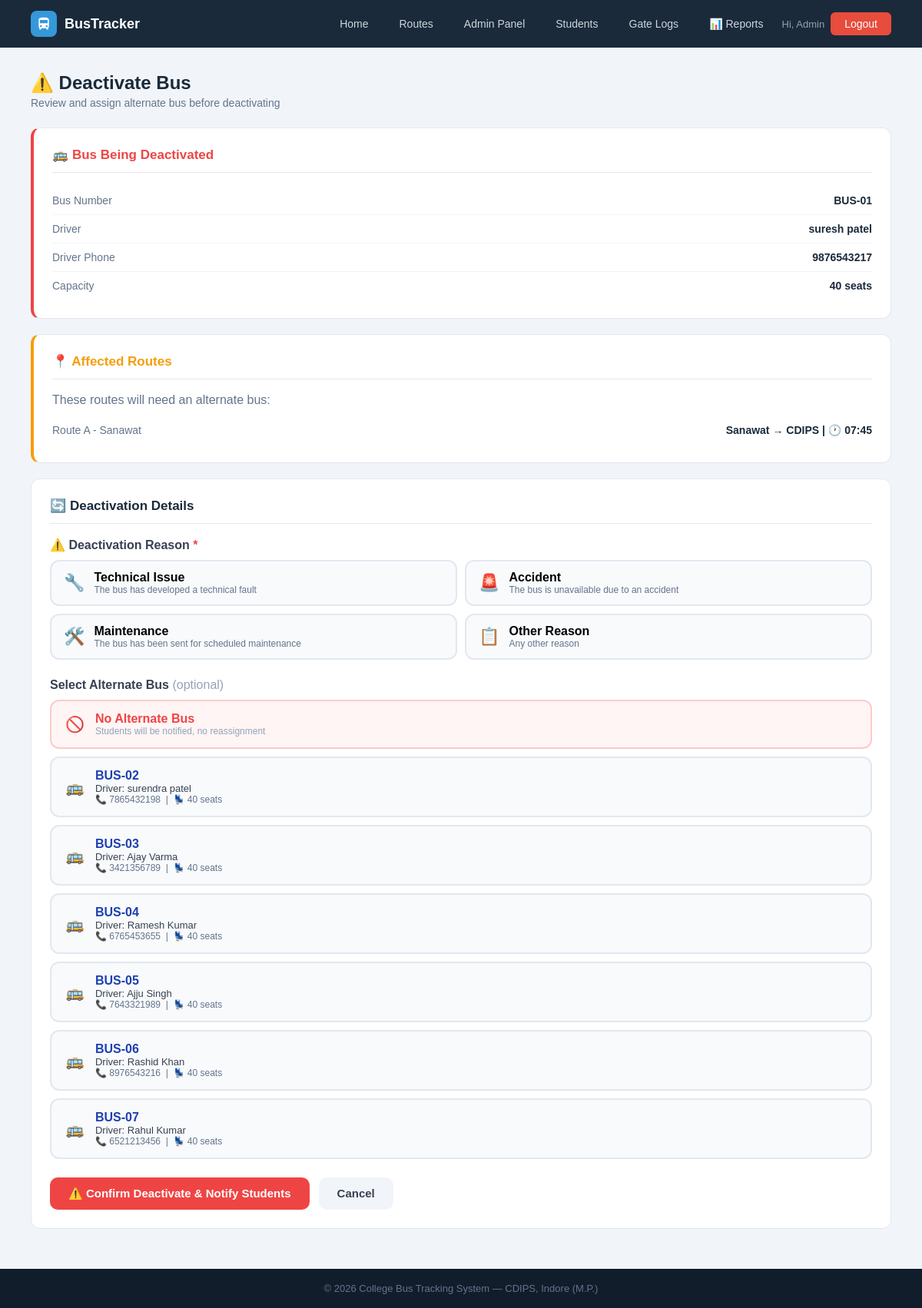
/admin/bus-status/20/inactive (signed in), run on the app's committed database.
### tables this page shows
CREATE TABLE buses (
        id INTEGER PRIMARY KEY AUTOINCREMENT,
        bus_number TEXT UNIQUE NOT NULL, driver_name TEXT NOT NULL,
        driver_phone TEXT, capacity INTEGER DEFAULT 40,
        status TEXT DEFAULT 'active',
        current_lat REAL DEFAULT 22.7196, current_lng REAL DEFAULT 75.8577, driver_address TEXT);

CREATE TABLE routes (
        id INTEGER PRIMARY KEY AUTOINCREMENT,
        route_name TEXT NOT NULL, bus_id INTEGER,
        start_point TEXT, end_point TEXT,
        departure_time TEXT, arrival_time TEXT, stops TEXT, original_bus_id INTEGER,
        FOREIGN KEY(bus_id) REFERENCES buses(id));

### app.py (the view, shortened to what this page needs)
@app.route('/admin/bus-status/<int:bid>/<status>', methods=['GET','POST'])
@admin_required
def bus_status(bid, status):
    db = get_db()
    bus = db.execute("SELECT * FROM buses WHERE id=?", (bid,)).fetchone()
    if not bus:
        flash('Bus not found.', 'error')
        db.close()
        return redirect(url_for('admin_dashboard'))
    if status == 'inactive':
        if request.method == 'GET':
            affected_routes = db.execute(
                "SELECT * FROM routes WHERE bus_id=?", (bid,)
            ).fetchall()
            active_buses = db.execute(
                "SELECT * FROM buses WHERE status='active' AND id!=?", (bid,)
            ).fetchall()
            db.close()
            return render_template(
                'deactivate_confirm.html',
                bus=bus,
                affected_routes=affected_routes,
                active_buses=active_buses
            )
    return redirect(url_for('admin_dashboard')+'#buses')

### app.py (called while the page is built, shortened)
def get_db():
    conn = sqlite3.connect(DB)
    conn.row_factory = sqlite3.Row
    return conn

def admin_required(f):
    @wraps(f)
    def dec(*a, **kw):
        if 'admin' not in session:
            flash('Admin access required.', 'error')
            return redirect(url_for('admin_login'))
        return f(*a, **kw)
    return dec

@app.context_processor
def inject_notifications():
    return dict(notifications=[], unread_count=0)

### templates/deactivate_confirm.html (shortened to what this page needs)
{% extends "base.html" %}
{% block content %}
<div class="page">
    <div class="page-header">
        <h1>⚠️ Deactivate Bus</h1>
        <p>Review and assign alternate bus before deactivating</p>
    </div>
    <div class="panel" style="border-left: 4px solid #ef4444;">
        <h2 style="color:#ef4444;">🚌 Bus Being Deactivated</h2>
        <div class="info-row"><span class="key">Bus Number</span><span class="val"><b>{{ bus.bus_number }}</b></span></div>
        <div class="info-row"><span class="key">Driver</span><span class="val">{{ bus.driver_name }}</span></div>
        <div class="info-row"><span class="key">Driver Phone</span><span class="val">{{ bus.driver_phone or 'N/A' }}</span></div>
        <div class="info-row"><span class="key">Capacity</span><span class="val">{{ bus.capacity }} seats</span></div>
    </div>
    {% if affected_routes %}
    <div class="panel" style="border-left: 4px solid #f59e0b;">
        <h2 style="color:#f59e0b;">📍 Affected Routes</h2>
        <p style="color:#64748b;margin-bottom:12px;">These routes will need an alternate bus:</p>
        {% for r in affected_routes %}
        <div class="info-row">
            <span class="key">{{ r.route_name }}</span>
            <span class="val">{{ r.start_point }} → {{ r.end_point }} | 🕐 {{ r.departure_time }}</span>
        </div>
        {% endfor %}
    </div>
    {% else %}
    <div class="panel">
        <p style="color:#64748b;text-align:center;padding:16px;">No routes currently assigned to this bus.</p>
    </div>
    {% endif %}
    <div class="panel">
        <h2>🔄 Deactivation Details</h2>
        <form method="POST" action="{{ url_for('bus_status', bid=bus.id, status='inactive') }}">
            <div style="margin-bottom:24px;">
                <label style="display:block;font-weight:600;margin-bottom:10px;color:#374151;">
                    ⚠️ Deactivation Reason <span style="color:#ef4444;">*</span>
                </label>
                <div class="reason-options">
                    <label class="reason-option">
                        <div class="reason-card">
                            <span style="font-size:22px">🔧</span>
                            <div>
                                <div style="font-weight:600;">Technical Issue</div>
                                <div style="font-size:12px;color:#64748b;">The bus has developed a technical fault</div>
                            </div>
                        </div>
                    </label>
                    <label class="reason-option">
                        <div class="reason-card">
                            <span style="font-size:22px">🚨</span>
                            <div>
                                <div style="font-weight:600;">Accident</div>
                                <div style="font-size:12px;color:#64748b;">The bus is unavailable due to an accident</div>
                            </div>
                        </div>
                    </label>
                    <label class="reason-option">
                        <div class="reason-card">
                            <span style="font-size:22px">🛠️</span>
                            <div>
                                <div style="font-weight:600;">Maintenance</div>
                                <div style="font-size:12px;color:#64748b;">The bus has been sent for scheduled maintenance</div>
                            </div>
                        </div>
                    </label>
                    <label class="reason-option">
                        <div class="reason-card">
                            <span style="font-size:22px">📋</span>
                            <div>
                                <div style="font-weight:600;">Other Reason</div>
                                <div style="font-size:12px;color:#64748b;">Any other reason</div>
                            </div>
                        </div>
                    </label>
                </div>
            </div>
            <div style="margin-bottom:20px;">
                <label style="display:block;font-weight:600;margin-bottom:10px;color:#374151;">
                    Select Alternate Bus <span style="color:#94a3b8;font-weight:400;">(optional)</span>
                </label>
                {% if active_buses %}
                <div class="alt-bus-list">
                    <label class="alt-bus-option">
                        <div class="alt-bus-card alt-bus-none">
                            <span style="font-size:20px">🚫</span>
                            <div>
                                <div style="font-weight:600;color:#ef4444;">No Alternate Bus</div>
                                <div style="font-size:12px;color:#94a3b8;">Students will be notified, no reassignment</div>
                            </div>
                        </div>
                    </label>
                    {% for b in active_buses %}
                    <label class="alt-bus-option">
                        <div class="alt-bus-card">
                            <span style="font-size:20px">🚌</span>
                            <div>
                                <div style="font-weight:600;color:#1e40af;">{{ b.bus_number }}</div>
                                <div style="font-size:13px;color:#374151;">Driver: {{ b.driver_name }}</div>
                                <div style="font-size:12px;color:#64748b;">📞 {{ b.driver_phone or 'N/A' }} &nbsp;|&nbsp; 💺 {{ b.capacity }} seats</div>
                            </div>
                        </div>
                    </label>
                    {% endfor %}
                </div>
                {% else %}
                <div style="background:#fef2f2;border:1px solid #fecaca;border-radius:10px;padding:16px;color:#dc2626;">
                    ❌ No active buses available for alternate assignment.
                </div>
                {% endif %}
            </div>
            <div style="display:flex;gap:12px;margin-top:24px;">
                <button type="submit" class="btn-deactivate-confirm"
                        onclick="return confirm('Are you sure you want to deactivate {{ bus.bus_number }}? Students will be notified.')">
                    ⚠️ Confirm Deactivate & Notify Students
                </button>
                <a href="{{ url_for('admin_dashboard') }}#buses" class="btn-cancel-deactivate">
                    Cancel
                </a>
            </div>
        </form>
    </div>
</div>
{% endblock %}

### static/css/style.css (style rules this page uses)
* { margin: 0; padding: 0; box-sizing: border-box; font-family: Arial, sans-serif; }
a { text-decoration: none; }
.page { padding: 32px 40px; background: #f1f5f9; min-height: 80vh; }
.page-header { margin-bottom: 24px; }
.page-header h1 { font-size: 24px; color: #1a2a3a; font-weight: bold; }
.page-header p { font-size: 14px; color: #64748b; margin-top: 4px; }
.panel { background: white; border-radius: 12px; border: 1px solid #e2e8f0; padding: 24px; margin-bottom: 20px; }
.panel h2 { font-size: 17px; font-weight: bold; color: #1a2a3a; margin-bottom: 18px; padding-bottom: 12px; border-bottom: 1px solid #e2e8f0; }
.info-row { display: flex; justify-content: space-between; align-items: center; padding: 10px 0; border-bottom: 1px solid #f1f5f9; font-size: 14px; }
.info-row:last-child { border-bottom: none; }
.info-row .key { color: #64748b; }
.info-row .val { font-weight: bold; color: #1a2a3a; }

### templates/deactivate_confirm.html (style rules this page uses)
.reason-options { display:grid; grid-template-columns:repeat(2,1fr); gap:10px; margin-bottom:4px; }
.reason-option { cursor:pointer; }
.reason-card { display:flex; align-items:center; gap:12px; padding:12px 16px; border:2px solid #e2e8f0; border-radius:12px; background:#f8fafc; transition:all 0.2s; cursor:pointer; height:100%; }
.alt-bus-list { display:flex; flex-direction:column; gap:10px; }
.alt-bus-option { cursor:pointer; }
.alt-bus-card { display:flex; align-items:center; gap:14px; padding:14px 18px; border:2px solid #e2e8f0; border-radius:12px; background:#f8fafc; transition:all 0.2s; cursor:pointer; }
.alt-bus-none { background:#fff5f5; border-color:#fecaca; }
.btn-deactivate-confirm { background:#ef4444; color:#fff; border:none; padding:12px 24px; border-radius:10px; font-size:15px; font-weight:600; cursor:pointer; transition:background 0.2s; }
.btn-cancel-deactivate { background:#f1f5f9; color:#374151; padding:12px 24px; border-radius:10px; font-size:15px; font-weight:600; text-decoration:none; display:inline-block; transition:background 0.2s; }

### data on the page
buses: bus_number "BUS-01", driver_name "suresh patel", driver_phone "9876543217", capacity "40"
routes: route_name "Route A - Sanawat", start_point "Sanawat", end_point "CDIPS", departure_time "07:45"
buses: bus_number "BUS-02", driver_name "surendra patel", driver_phone "7865432198", capacity "40"
buses: bus_number "BUS-03", driver_name "Ajay Varma", driver_phone "3421356789", capacity "40"
buses: bus_number "BUS-04", driver_name "Ramesh Kumar", driver_phone "6765453655", capacity "40"
buses: bus_number "BUS-05", driver_name "Ajju Singh", driver_phone "7643321989", capacity "40"
buses: bus_number "BUS-06", driver_name "Rashid Khan", driver_phone "8976543216", capacity "40"
buses: bus_number "BUS-07", driver_name "Rahul Kumar", driver_phone "6521213456", capacity "40"

### other printed values
{{ session['admin']['name'] }} "Admin"
